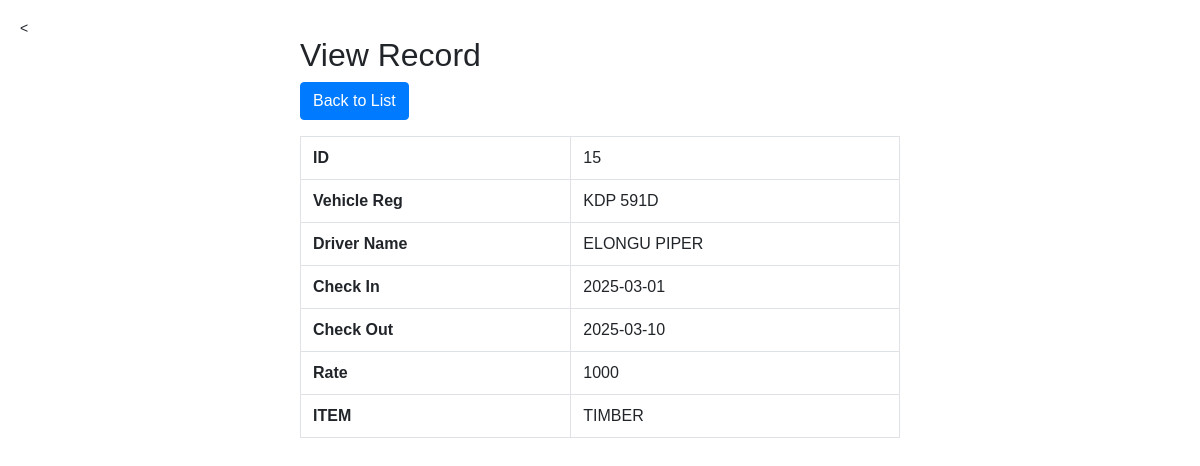
Screenshot of /read.php?id=15 with the database file from the repository.
### tables this page shows
CREATE TABLE `info` (
  `vehicle_reg` varchar(200) NOT NULL,
  `driver_name` varchar(200) NOT NULL,
  `check_inn` date NOT NULL,
  `check_out` date NOT NULL,
  `rate` int(200) NOT NULL,
  `ITEM` varchar(200) NOT NULL,
  `time` int(128) NOT NULL,
  `tot_amount` int(128) NOT NULL,
  `id` int(11) NOT NULL
);

### read.php (the view, shortened to what this page needs)
<?php
require_once "config.php";
if (isset($_GET["id"]) && !empty(trim($_GET["id"]))) {
    $sql = "SELECT * FROM info WHERE id = ?";
    if ($stmt = mysqli_prepare($link, $sql)) {
        mysqli_stmt_bind_param($stmt, "i", $param_id);
        if (mysqli_stmt_execute($stmt)) {
            $result = mysqli_stmt_get_result($stmt);
            if (mysqli_num_rows($result) == 1) {
                $row = mysqli_fetch_assoc($result);
            } else {
                header("location: error.php");
                exit();
            }
        } else {
            echo "Oops! Something went wrong. Please try again later.";
        }
    }
} else {
    header("location: error.php");
    exit();
}
?>
<!DOCTYPE html>
<html lang="en">
<head>
    <link rel="stylesheet" href="https://stackpath.bootstrapcdn.com/bootstrap/4.5.2/css/bootstrap.min.css">
</head>
<body>
    <div class="wrapper">
        <h2>View Record</h2>
        <a href="display.php" class="btn btn-primary">Back to List</a>
        <table class="table table-bordered mt-3">
            <tr>
                <th>ID</th>
                <td><?php echo htmlspecialchars($row["id"]); ?></td>
            </tr>
            <tr>
                <th>Vehicle Reg</th>
                <td><?php echo htmlspecialchars($row["vehicle_reg"]); ?></td>
            </tr>
            <tr>
                <th>Driver Name</th>
                <td><?php echo htmlspecialchars($row["driver_name"]); ?></td>
            </tr>
            <tr>
                <th>Check In</th>
                <td><?php echo htmlspecialchars($row["check_inn"]); ?></td>
            </tr>
            <tr>
                <th>Check Out</th>
                <td><?php echo htmlspecialchars($row["check_out"]); ?></td>
            </tr>
            <tr>
                <th>Rate</th>
                <td><?php echo htmlspecialchars($row["rate"]); ?></td>
            </tr>
            <tr>
                <th>ITEM</th>
                <td><?php echo htmlspecialchars($row["ITEM"]); ?></td>
            </tr>
        </table>
    </div>
</body>
</html>

### read.php (style rules this page uses)
body { font: 14px sans-serif; margin: 20px; }
.wrapper { width: 600px; margin: auto; }

### rows the page displays
info: id "15", vehicle_reg "KDP 591D", driver_name "ELONGU PIPER", check_inn "2025-03-01", check_out "2025-03-10", rate "1000", ITEM "TIMBER"
